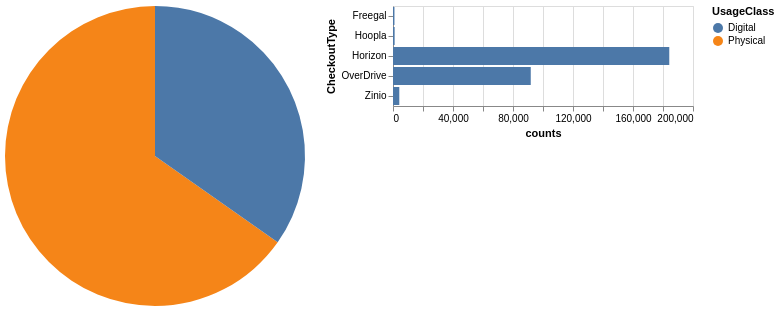

The notebook cell saved with this chart:
### Markdown cell above
## TASK 4: Horizontal Concatenation

### Code cell
base1 = alt.Chart(source1).encode(
    theta="counts",
    color="UsageClass",
    opacity=alt.condition(selection, alt.value(1), alt.value(0.2))
).add_params(
    selection
)
base2 = alt.Chart(source2).encode(
    x="counts",
    y="CheckoutType",
    tooltip='counts'
).interactive()
alt.hconcat(base1.mark_arc(),
            base2.mark_bar())

### Figure 1 — Vega-Lite specification as saved in the notebook (floating-point values rounded to 4 significant figures)
{"config": {"view": {"continuousWidth": 300, "continuousHeight": 300}}, "hconcat": [{"data": {"name": "data-c06d9eac6ccde79ac1894d2b62709844"}, "mark": {"type": "arc"}, "encoding": {"color": {"field": "UsageClass", "type": "nominal"}, "opacity": {"condition": {"param": "param_e17cbbc31b531598", "value": 1}, "value": 0.2}, "theta": {"field": "counts", "type": "quantitative"}}, "name": "view_71795594d06a5046_0"}, {"data": {"name": "data-ab0dda62a46da87edfd919bca69590b1"}, "mark": {"type": "bar"}, "encoding": {"tooltip": {"field": "counts", "type": "quantitative"}, "x": {"field": "counts", "type": "quantitative"}, "y": {"field": "CheckoutType", "type": "nominal"}}, "name": "view_39a6889ccf015c24_1"}], "params": [{"name": "param_e17cbbc31b531598", "select": {"type": "point", "fields": ["UsageClass"]}, "bind": "legend", "views": ["view_71795594d06a5046_0"]}, {"name": "param_1e9efca18e7a2868", "select": {"type": "interval", "encodings": ["x", "y"]}, "bind": "scales", "views": ["view_39a6889ccf015c24_1"]}], "$schema": "https://vega.github.io/schema/vega-lite/v6.1.0.json", "datasets": {"data-c06d9eac6ccde79ac1894d2b62709844": [{"UsageClass": "Physical", "counts": 184181}, {"UsageClass": "Digital", "counts": 98106}], "data-ab0dda62a46da87edfd919bca69590b1": [{"CheckoutType": "Horizon", "counts": 184181}, {"CheckoutType": "OverDrive", "counts": 91841}, {"CheckoutType": "Zinio", "counts": 4197}, {"CheckoutType": "Hoopla", "counts": 1093}, {"CheckoutType": "Freegal", "counts": 975}]}}
